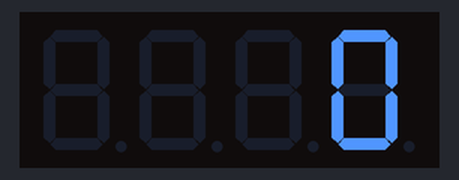
Recording of a sketch running on a simulated Arduino Uno, built with avr-gcc and run on an emulated ATmega328P. Parts: 4-digit seven-segment display.

Above: at 0.1 s.
At 4.2 s:
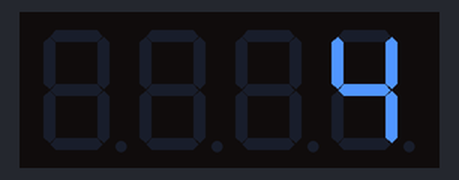
At 9.3 s:
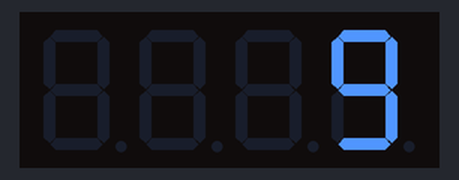
At 19.5 s:
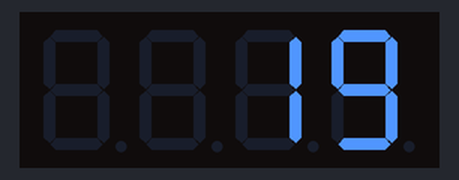
At 28.7 s:
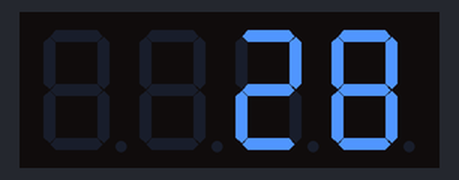
At 38.9 s:
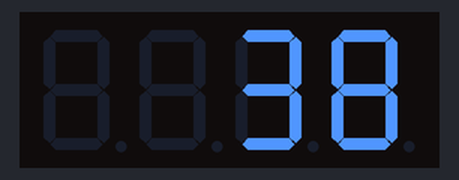

Measured:
- what the display in image 1 shows lasts 1.0 s, from 4.1 s to 5.1 s

The sketch:

7_segment_0_9999.ino
```cpp
#include <TM1637Display.h>
#define CLK 2
#define DIO 3
TM1637Display display(CLK, DIO);
void setup() {
display.setBrightness(7);
}
void loop() {
for (int num = 0; num <= 9999; num++) {
display.showNumberDec(num, false);
delay(1000);
}
}
```
